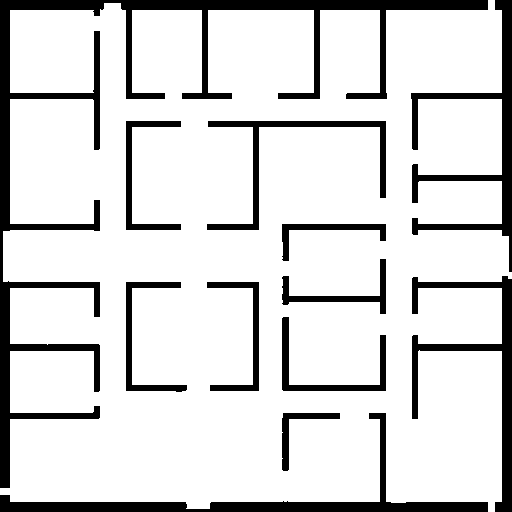
#> input picture fire_escape_system/backend/data/map_1/floors/F01_wall.png, 512 x 512 px
$ python generate_test_map_package.py --input floors/F01_wall.png --output out.png
#> lines starting #> are read from the running program, lines starting #| are printed output that depends on the picture; after the words box and inside, x2 and y2 are one past the last pixel; in counts of white or black regions, pixels touching at a corner belong together
#> in build_map_package, original is the input picture: PIL image 512x512 L; 84.4% white; 12 black regions, largest, box (x1, y1, x2, y2) and area: (0, 0, 488, 488) 16321, (0, 413, 488, 512) 5372, (411, 0, 512, 272) 4732
#!/usr/bin/env python3
# -*- coding: utf-8 -*-
"""
将黑白/灰度建筑平面图转换为智能消防逃生系统的标准测试地图包。

输出：
- floors/F01_base.png
- floors/F01_wall.png
- floors/F01_walkable.png
- floors/F01_material.npy
- floors/F01_semantic.json
- M_wall.npy
- M_walkable.npy
- M_fire_domain.npy
- M_material.npy
- M_clearance.npy
- M_box.npy
- M_exit.npy
- M_refuge.npy
- exits.json / refuges.json / black_boxes.manual.json
- compiled_map.npz / compiled_map.json
- validation_report.json
- preview.png

注意：
1. 本脚本适用于墙体较深、背景较白的测试平面图。
2. 自动出口、避难点和黑盒仅供测试，正式建筑必须人工复核。
3. 运行时路径规划器应读取编译产物，不应直接读取原始 PNG。
"""

from __future__ import annotations

import argparse
import json
import math
from pathlib import Path

import numpy as np
import yaml
from PIL import Image, ImageDraw
from scipy import ndimage as ndi
from skimage.morphology import skeletonize


DIRECTIONS = {
    "N": (0, -1),
    "E": (1, 0),
    "S": (0, 1),
    "W": (-1, 0),
}


def save_json(path: Path, obj: object) -> None:
    path.write_text(
        json.dumps(obj, ensure_ascii=False, indent=2),
        encoding="utf-8",
    )


def crop_to_drawing(gray: np.ndarray, threshold: int, margin: int = 12) -> np.ndarray:
#> called with threshold = 205, margin = 12
    dark = gray < threshold
    ys, xs = np.where(dark)
    if len(xs) == 0:
        raise ValueError("输入图像中没有检测到墙体，请调整 --wall-threshold。")

    x0 = max(0, int(xs.min()) - margin)
#> x0 = 0
    x1 = min(gray.shape[1], int(xs.max()) + margin + 1)
#> x1 = 512
    y0 = max(0, int(ys.min()) - margin)
#> y0 = 0
    y1 = min(gray.shape[0], int(ys.max()) + margin + 1)
#> y1 = 512
    return gray[y0:y1, x0:x1]


def resize_gray(gray: np.ndarray, size: int) -> np.ndarray:
    image = Image.fromarray(gray.astype(np.uint8), mode="L")
    image = image.resize((size, size), Image.Resampling.LANCZOS)
    return np.asarray(image)


def keep_main_free_component(free_mask: np.ndarray) -> np.ndarray:
    labels, count = ndi.label(free_mask)
    if count == 0:
        raise ValueError("没有检测到可通行区域。")

    sizes = np.bincount(labels.ravel())
    sizes[0] = 0
    main_label = int(np.argmax(sizes))
    return labels == main_label


def carve_exit(
    wall: np.ndarray,
    walkable: np.ndarray,
    side: str,
    clearance: np.ndarray,
    gap_width: int = 7,
    search_depth: int = 36,
) -> tuple[int, int]:
    """
    在指定边界自动选择一个内部较开阔的位置，并凿开边界形成出口。
    返回出口锚点 (x, y)。
    """
    h, w = wall.shape
    half = gap_width // 2

    if side in {"TOP", "BOTTOM"}:
        candidates = []
        for x in range(20, w - 20):
            if side == "TOP":
                ys = range(3, min(search_depth, h))
            else:
                ys = range(h - 4, max(h - search_depth, 0), -1)

            found_y = None
            for y in ys:
                if walkable[y, x]:
                    found_y = y
                    break

            if found_y is not None:
                score = float(clearance[found_y, x])
                candidates.append((score, x, found_y))

        if not candidates:
            raise ValueError(f"无法在 {side} 侧生成出口。")

        _, x, y = max(candidates)
        x0, x1 = max(0, x - half), min(w, x + half + 1)

        if side == "TOP":
            wall[0 : y + 1, x0:x1] = False
            walkable[0 : y + 1, x0:x1] = True
            return x, min(y, 4)
        else:
            wall[y:h, x0:x1] = False
            walkable[y:h, x0:x1] = True
            return x, max(y, h - 5)

    candidates = []
    for y in range(20, h - 20):
        if side == "LEFT":
            xs = range(3, min(search_depth, w))
        else:
            xs = range(w - 4, max(w - search_depth, 0), -1)

        found_x = None
        for x in xs:
            if walkable[y, x]:
                found_x = x
                break

        if found_x is not None:
            score = float(clearance[y, found_x])
            candidates.append((score, found_x, y))

    if not candidates:
        raise ValueError(f"无法在 {side} 侧生成出口。")

    _, x, y = max(candidates)
    y0, y1 = max(0, y - half), min(h, y + half + 1)

    if side == "LEFT":
        wall[y0:y1, 0 : x + 1] = False
        walkable[y0:y1, 0 : x + 1] = True
        return min(x, 4), y

    wall[y0:y1, x:w] = False
    walkable[y0:y1, x:w] = True
    return max(x, w - 5), y


def choose_refuges(
    walkable: np.ndarray,
    clearance: np.ndarray,
    exits_xy: list[tuple[int, int]],
    count: int = 2,
    min_separation: int = 90,
) -> list[tuple[int, int]]:
    valid = walkable.copy()
    h, w = valid.shape

    # 避开地图边界和出口附近
    border = 24
    valid[:border, :] = False
    valid[-border:, :] = False
    valid[:, :border] = False
    valid[:, -border:] = False

    yy, xx = np.indices(valid.shape)
    for ex, ey in exits_xy:
        valid &= ((xx - ex) ** 2 + (yy - ey) ** 2) >= (min_separation // 2) ** 2

    selected: list[tuple[int, int]] = []
    score = np.where(valid, clearance, -1.0)

    for _ in range(count):
        if score.max() < 0:
            break
        y, x = np.unravel_index(np.argmax(score), score.shape)
        selected.append((int(x), int(y)))
        score[((xx - x) ** 2 + (yy - y) ** 2) < min_separation**2] = -1.0

    return selected


def skeleton_neighbor_count(skeleton: np.ndarray) -> np.ndarray:
    kernel = np.ones((3, 3), dtype=np.uint8)
    count = ndi.convolve(skeleton.astype(np.uint8), kernel, mode="constant", cval=0)
    return count - skeleton.astype(np.uint8)


def cluster_feature_points(
    skeleton: np.ndarray,
    feature_mask: np.ndarray,
    dilation_iterations: int = 3,
) -> list[tuple[int, int]]:
    expanded = ndi.binary_dilation(feature_mask, iterations=dilation_iterations)
    labels, count = ndi.label(expanded)
    points: list[tuple[int, int]] = []

    for label_id in range(1, count + 1):
        region = labels == label_id
        skeleton_region = region & skeleton
        ys, xs = np.where(skeleton_region)
        if len(xs) == 0:
            continue

        cx = float(xs.mean())
        cy = float(ys.mean())
        idx = int(np.argmin((xs - cx) ** 2 + (ys - cy) ** 2))
        points.append((int(xs[idx]), int(ys[idx])))

    return points


def is_corner_pixel(skeleton: np.ndarray, x: int, y: int) -> bool:
    coords = []
    for dy in (-1, 0, 1):
        for dx in (-1, 0, 1):
            if dx == 0 and dy == 0:
                continue
            ny, nx = y + dy, x + dx
            if (
                0 <= ny < skeleton.shape[0]
                and 0 <= nx < skeleton.shape[1]
                and skeleton[ny, nx]
            ):
                coords.append((dx, dy))

    if len(coords) != 2:
        return False

    (dx1, dy1), (dx2, dy2) = coords
    # 两向量互为反向时属于直线，不是转弯
    return not (dx1 == -dx2 and dy1 == -dy2)


def nearest_skeleton_point(
    point: tuple[int, int],
    skeleton: np.ndarray,
) -> tuple[int, int]:
    x, y = point
    ys, xs = np.where(skeleton)
    if len(xs) == 0:
        return point
    idx = int(np.argmin((xs - x) ** 2 + (ys - y) ** 2))
    return int(xs[idx]), int(ys[idx])


def generate_black_boxes(
    walkable: np.ndarray,
    exits_xy: list[tuple[int, int]],
    refuges_xy: list[tuple[int, int]],
    spacing_cells: int = 34,
    max_boxes: int = 80,
) -> tuple[np.ndarray, list[dict]]:
    skeleton = skeletonize(walkable)
    neighbor_count = skeleton_neighbor_count(skeleton)

    junction_mask = skeleton & (neighbor_count >= 3)

    corner_mask = np.zeros_like(skeleton)
    ys, xs = np.where(skeleton & (neighbor_count == 2))
    for y, x in zip(ys.tolist(), xs.tolist()):
        if is_corner_pixel(skeleton, x, y):
            corner_mask[y, x] = True

    junctions = cluster_feature_points(skeleton, junction_mask, 3)
    corners = cluster_feature_points(skeleton, corner_mask, 2)

    exit_anchor_points = [
        nearest_skeleton_point(p, skeleton) for p in exits_xy
    ]
    refuge_anchor_points = [
        nearest_skeleton_point(p, skeleton) for p in refuges_xy
    ]

    # 按安全重要性加入候选点。路口、转角骨架可能包含连续像素，
    # 通过最小距离过滤，避免同一物理位置生成多个黑盒。
    selected: list[tuple[int, int]] = []
    seen = set()

    def add_point(point: tuple[int, int], min_distance: float) -> None:
        x, y = point
        if point in seen or not walkable[y, x]:
            return
        if selected:
            nearest = min(math.hypot(x - px, y - py) for px, py in selected)
            if nearest < min_distance:
                return
        selected.append(point)
        seen.add(point)

    # 出口和避难点优先，允许相对接近
    for point in exit_anchor_points:
        add_point(point, min_distance=4.0)
    for point in refuge_anchor_points:
        add_point(point, min_distance=6.0)

    # 路口优先级高于普通转角
    for point in junctions:
        add_point(point, min_distance=11.0)
    for point in corners:
        add_point(point, min_distance=13.0)

    # 若强制候选仍过多，则保留前 max_boxes 个稳定排序点
    if len(selected) > max_boxes:
        selected = sorted(selected, key=lambda p: (p[1], p[0]))[:max_boxes]
        seen = set(selected)

    selected_mask = np.zeros_like(skeleton)
    for x, y in selected:
        selected_mask[y, x] = True

    # 最远点采样：补足长距离无黑盒区域
    while len(selected) < max_boxes:
        if not selected:
            ys, xs = np.where(skeleton)
            if len(xs) == 0:
                break
            x, y = int(xs[0]), int(ys[0])
            selected.append((x, y))
            selected_mask[y, x] = True

        distance_to_selected = ndi.distance_transform_edt(~selected_mask)
        score = np.where(skeleton, distance_to_selected, -1.0)
        y, x = np.unravel_index(np.argmax(score), score.shape)
        max_distance = float(score[y, x])

        if max_distance <= spacing_cells:
            break

        selected.append((int(x), int(y)))
        selected_mask[y, x] = True

    # 稳定排序，便于版本管理
    selected.sort(key=lambda p: (p[1], p[0]))

    boxes = []
    box_map = np.zeros_like(walkable, dtype=np.int32)

    junction_set = set(junctions)
    corner_set = set(corners)

    for index, (x, y) in enumerate(selected, start=1):
        if (x, y) in junction_set:
            role = "JUNCTION"
            mandatory_flag = True
        elif (x, y) in corner_set:
            role = "CORNER"
            mandatory_flag = True
        elif (x, y) in exit_anchor_points:
            role = "EXIT_GUIDE"
            mandatory_flag = True
        elif (x, y) in refuge_anchor_points:
            role = "REFUGE_GUIDE"
            mandatory_flag = True
        else:
            role = "CORRIDOR_SUPPORT"
            mandatory_flag = False

        box_id = f"B{index:03d}"
        boxes.append(
            {
                "box_id": box_id,
                "floor": "F01",
                "grid_x": x,
                "grid_y": y,
                "role": role,
                "mandatory": mandatory_flag,
                "sensor_radius_m": 5.0,
                "visibility_radius_m": 7.0,
                "orientation": "AUTO",
                "source": "AUTO_TEST_GENERATOR",
                "requires_manual_review": True,
            }
        )
        box_map[y, x] = index

    return box_map, boxes


def save_binary_png(path: Path, mask: np.ndarray, foreground_white: bool) -> None:
    if foreground_white:
        data = np.where(mask, 255, 0).astype(np.uint8)
    else:
        data = np.where(mask, 0, 255).astype(np.uint8)
    Image.fromarray(data, mode="L").save(path)


def make_preview(
    path: Path,
    wall: np.ndarray,
    boxes: list[dict],
    exits: list[dict],
    refuges: list[dict],
) -> None:
    base = np.full((*wall.shape, 3), 255, dtype=np.uint8)
    base[wall] = np.array([35, 35, 35], dtype=np.uint8)
    image = Image.fromarray(base, mode="RGB")
    draw = ImageDraw.Draw(image)

    for refuge in refuges:
        x, y = refuge["grid_x"], refuge["grid_y"]
        draw.ellipse((x - 6, y - 6, x + 6, y + 6), fill=(255, 196, 0), outline=(150, 100, 0))

    for box in boxes:
        x, y = box["grid_x"], box["grid_y"]
        color = (30, 110, 230) if box["mandatory"] else (0, 170, 200)
        draw.ellipse((x - 3, y - 3, x + 3, y + 3), fill=color)

    for exit_item in exits:
        x, y = exit_item["grid_x"], exit_item["grid_y"]
        draw.rectangle((x - 6, y - 6, x + 6, y + 6), fill=(20, 180, 60), outline=(0, 80, 20))

    image.save(path)


def validate_package(
    wall: np.ndarray,
    walkable: np.ndarray,
    box_map: np.ndarray,
    exit_map: np.ndarray,
    refuge_map: np.ndarray,
) -> dict:
    errors = []
    warnings = []

    if wall.shape != walkable.shape:
        errors.append("MAP_E100: 墙体与可通行数组形状不一致。")

    if np.any(wall & walkable):
        errors.append("MAP_E101: M_wall 与 M_walkable 存在重叠。")

    if np.any((box_map > 0) & ~walkable):
        errors.append("MAP_E102: 存在位于不可通行单元上的小黑盒。")

    if np.any((exit_map > 0) & ~walkable):
        errors.append("MAP_E103: 存在位于不可通行单元上的出口。")

    if np.any((refuge_map > 0) & ~walkable):
        errors.append("MAP_E104: 存在位于不可通行单元上的避难点。")

    labels, component_count = ndi.label(walkable)
    exit_labels = set(labels[exit_map > 0].tolist())
    exit_labels.discard(0)

    unreachable_box_count = 0
    for label_id in np.unique(labels[box_map > 0]):
        if label_id == 0 or label_id not in exit_labels:
            unreachable_box_count += int(np.sum((box_map > 0) & (labels == label_id)))

    if unreachable_box_count:
        errors.append(
            f"MAP_E105: 有 {unreachable_box_count} 个小黑盒所在连通域无法到达任一出口。"
        )

    if component_count > 1:
        warnings.append(
            f"MAP_W001: 可通行区域包含 {component_count} 个连通域；"
            "测试包已尽量保留主连通域，正式地图需人工确认。"
        )

    return {
        "valid": not errors,
        "errors": errors,
        "warnings": warnings,
        "statistics": {
            "height": int(wall.shape[0]),
            "width": int(wall.shape[1]),
            "wall_cells": int(wall.sum()),
            "walkable_cells": int(walkable.sum()),
            "black_box_count": int(np.count_nonzero(box_map)),
            "exit_count": int(exit_map.max()),
            "refuge_count": int(refuge_map.max()),
            "walkable_component_count": int(component_count),
        },
    }


def build_map_package(
    input_path: Path,
    output_dir: Path,
    size: int = 512,
    resolution: float = 0.10,
    wall_threshold: int = 205,
    wall_dilation: int = 0,
    box_spacing_cells: int = 34,
    max_boxes: int = 80,
) -> None:
    output_dir.mkdir(parents=True, exist_ok=True)
    floors_dir = output_dir / "floors"
    floors_dir.mkdir(exist_ok=True)

    original = Image.open(input_path).convert("L")
    gray = np.asarray(original)
    cropped = crop_to_drawing(gray, threshold=wall_threshold)
    resized = resize_gray(cropped, size=size)

    # 深色像素视为墙体
    wall = resized < wall_threshold
    # 删除极小深色噪点，但保留真实墙体和短墙段
    labels, component_count = ndi.label(wall)
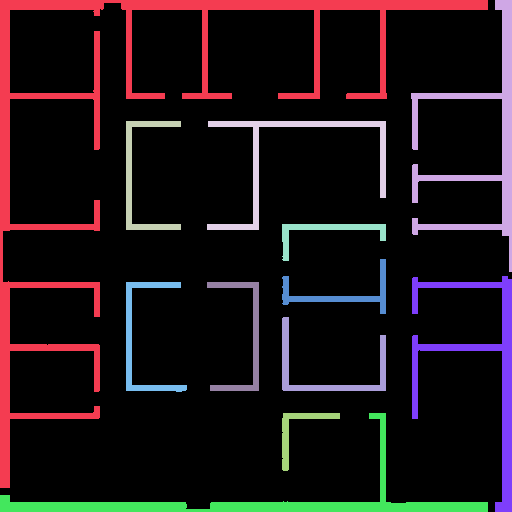
#> labels: shape (512, 512) int32; 13 distinct labels, from 0 to 12; one colour per label, 0 black
#> component_count = 12
    if component_count > 0:
        sizes = np.bincount(labels.ravel())
#> sizes = [221334, 16321, 4732, 1242, 2388, 890, 1060, 4233, 1283, 1188, 1398, 703, 5372]
        keep_ids = np.where(sizes >= 4)[0]
#> keep_ids = [0, 1, 2, 3, 4, 5, 6, 7, 8, 9, 10, 11, 12]
        keep_ids = keep_ids[keep_ids != 0]
#> keep_ids = [1, 2, 3, 4, 5, 6, 7, 8, 9, 10, 11, 12]
        wall = np.isin(labels, keep_ids)

    if wall_dilation > 0:
        wall = ndi.binary_dilation(wall, iterations=wall_dilation)

    # 加入封闭边框，之后仅在指定位置开出口
    border = 3
    wall[:border, :] = True
#> wall: shape (512, 512) bool; 15.6% white; 11 white regions, largest, box (x1, y1, x2, y2) and area: (0, 0, 512, 488) 21074, (0, 413, 488, 512) 5372, (412, 276, 512, 512) 4233
    wall[-border:, :] = True
#> wall: shape (512, 512) bool; 15.6% white; 10 white regions, largest, box (x1, y1, x2, y2) and area: (0, 0, 512, 488) 21074, (0, 276, 512, 512) 9626, (207, 121, 386, 230) 2388
    wall[:, :border] = True
#> wall: shape (512, 512) bool; 15.6% white; 9 white regions, largest, box (x1, y1, x2, y2) and area: (0, 0, 512, 512) 30721, (207, 121, 386, 230) 2388, (282, 317, 386, 391) 1398
    wall[:, -border:] = True
#> wall: shape (512, 512) bool; 15.6% white; 9 white regions, largest, box (x1, y1, x2, y2) and area: (0, 0, 512, 512) 30742, (207, 121, 386, 230) 2388, (282, 317, 386, 391) 1398

    free = ~wall
    walkable = keep_main_free_component(free)
#> in keep_main_free_component, `labels, count = ndi.label(free_mask)`: count = 1
#> in keep_main_free_component, `sizes = np.bincount(labels.ravel())`: sizes = [40894, 221250]
#> in keep_main_free_component, `main_label = int(np.argmax(sizes))`: main_label = 1

    # 将主连通域之外的区域视为障碍
    wall = ~walkable

    clearance_cells = ndi.distance_transform_edt(walkable)
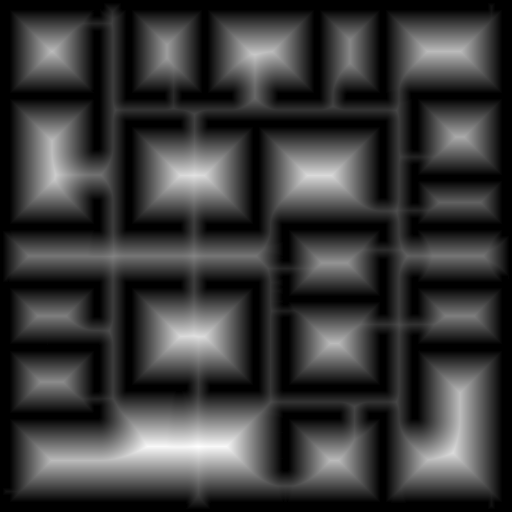
#> clearance_cells: shape (512, 512) float64; min 0, max 57.27, mean 12.9; drawn with min black and max white
    clearance_m = (clearance_cells * resolution).astype(np.float32)

    exit_points = []
    for side in ("TOP", "RIGHT", "BOTTOM", "LEFT"):
        point = carve_exit(
            wall=wall,
            walkable=walkable,
            side=side,
            clearance=clearance_cells,
            gap_width=7,
        )
        exit_points.append(point)
#> this loop made 4 passes
#> point on passes 1 to 4: (491, 3), (508, 278), (491, 508), (4, 487)
#> after the loop, exit_points = [(491, 3), (508, 278), (491, 508), (4, 487)]

    # 重新计算连通域，确保开口后的主区域一致
    walkable = keep_main_free_component(~wall)
    wall = ~walkable
#> wall: shape (512, 512) bool; 15.6% white; 12 white regions, largest, box (x1, y1, x2, y2) and area: (0, 0, 488, 484) 16281, (0, 413, 488, 512) 5384, (411, 0, 512, 275) 4741
    clearance_cells = ndi.distance_transform_edt(walkable)
    clearance_m = (clearance_cells * resolution).astype(np.float32)

    exits = []
    exit_map = np.zeros_like(walkable, dtype=np.int16)
    for index, (x, y) in enumerate(exit_points, start=1):
        # 吸附到最近可通行单元
        if not walkable[y, x]:
            yy, xx = np.where(walkable)
            nearest = int(np.argmin((xx - x) ** 2 + (yy - y) ** 2))
            x, y = int(xx[nearest]), int(yy[nearest])

        exit_id = f"E{index:02d}"
        exits.append(
            {
                "exit_id": exit_id,
                "floor": "F01",
                "grid_x": x,
                "grid_y": y,
                "world_x_m": round(x * resolution, 3),
                "world_y_m": round(y * resolution, 3),
                "enabled": True,
                "exit_type": "GROUND_EXIT",
                "source": "AUTO_TEST_GENERATOR",
                "requires_manual_review": True,
            }
        )
        y0, y1 = max(0, y - 2), min(size, y + 3)
        x0, x1 = max(0, x - 2), min(size, x + 3)
        region_walkable = walkable[y0:y1, x0:x1]
        exit_region = exit_map[y0:y1, x0:x1]
        exit_region[region_walkable] = index
#> this loop made 4 passes
#> (exit_id, y0, y1, x0, x1) on passes 1 to 4: ('E01', 1, 6, 489, 494), ('E02', 276, 281, 506, 511), ('E03', 506, 511, 489, 494), ('E04', 485, 490, 2, 7)
#> after the loop, exits = 4 items

    refuge_points = choose_refuges(
        walkable=walkable,
        clearance=clearance_cells,
        exits_xy=[(e["grid_x"], e["grid_y"]) for e in exits],
        count=2,
    )
#> in choose_refuges, `valid[:, -border:] = False`:
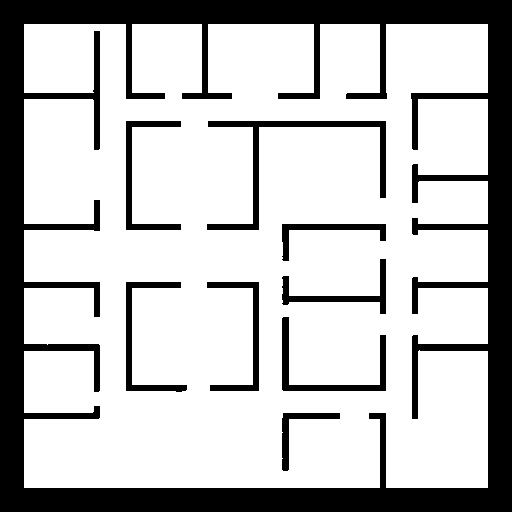
#> valid: shape (512, 512) bool; 74.3% white; 9 black regions, largest, box (x1, y1, x2, y2) and area: (0, 0, 512, 512) 57271, (207, 121, 386, 230) 2388, (282, 317, 386, 391) 1398
#> the loop in choose_refuges, `for ex, ey in exits_xy:` made 4 passes
#> pass 1, in choose_refuges, `valid &= ((xx - ex) ** 2 + (yy - ey) ** 2) >= (min_separation // 2) ** 2`:
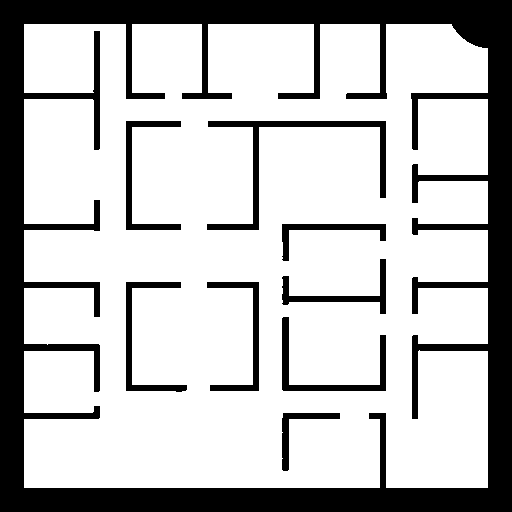
#> valid: shape (512, 512) bool; 74% white; 9 black regions, largest, box (x1, y1, x2, y2) and area: (0, 0, 512, 512) 57886, (207, 121, 386, 230) 2388, (282, 317, 386, 391) 1398
#> pass 2, in choose_refuges, `valid &= ((xx - ex) ** 2 + (yy - ey) ** 2) >= (min_separation // 2) ** 2`:
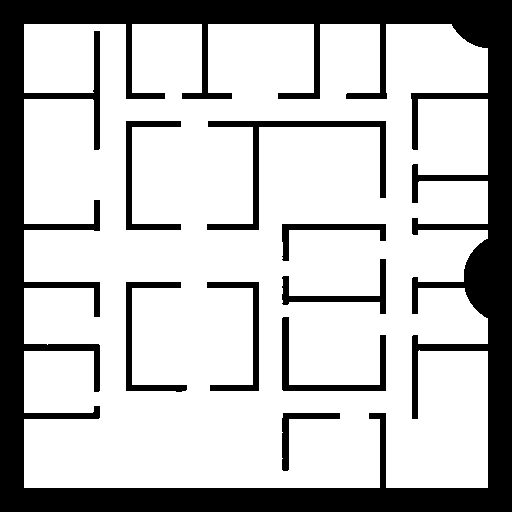
#> valid: shape (512, 512) bool; 73.6% white; 9 black regions, largest, box (x1, y1, x2, y2) and area: (0, 0, 512, 512) 59140, (207, 121, 386, 230) 2388, (282, 317, 386, 391) 1398
#> pass 3, in choose_refuges, `valid &= ((xx - ex) ** 2 + (yy - ey) ** 2) >= (min_separation // 2) ** 2`:
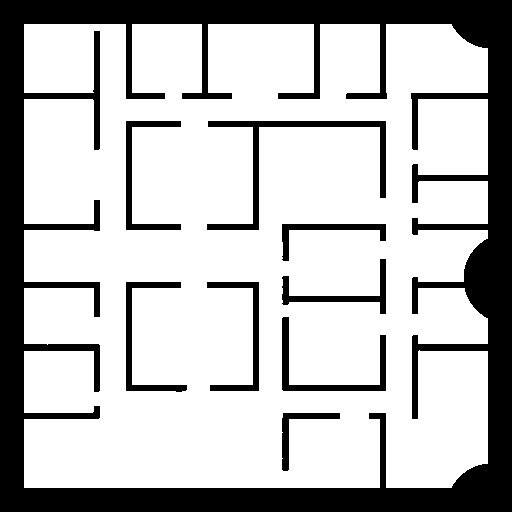
#> valid: shape (512, 512) bool; 73.3% white; 9 black regions, largest, box (x1, y1, x2, y2) and area: (0, 0, 512, 512) 59755, (207, 121, 386, 230) 2388, (282, 317, 386, 391) 1398
#> (the rest of the program and of its run is left out)
